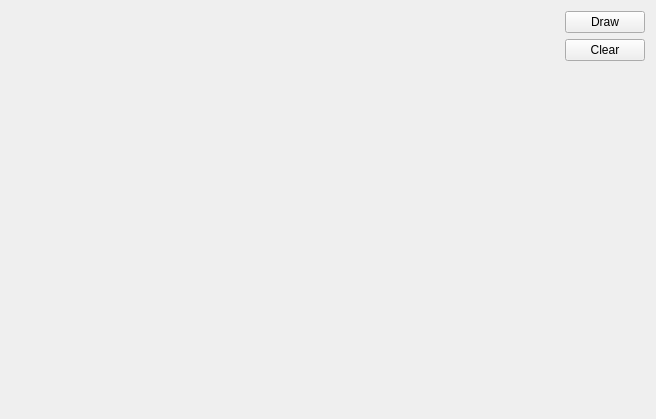
<?xml version="1.0" encoding="UTF-8"?>
<ui version="4.0">
 <class>MainWindow</class>
 <widget class="QMainWindow" name="MainWindow">
  <property name="geometry">
   <rect>
    <x>0</x>
    <y>0</y>
    <width>656</width>
    <height>419</height>
   </rect>
  </property>
  <property name="sizePolicy">
   <sizepolicy hsizetype="Preferred" vsizetype="Expanding">
    <horstretch>0</horstretch>
    <verstretch>0</verstretch>
   </sizepolicy>
  </property>
  <property name="windowTitle">
   <string>Newton Interpolation</string>
  </property>
  <widget class="QWidget" name="centralWidget">
   <property name="sizePolicy">
    <sizepolicy hsizetype="Expanding" vsizetype="Expanding">
     <horstretch>0</horstretch>
     <verstretch>0</verstretch>
    </sizepolicy>
   </property>
   <layout class="QGridLayout" name="gridLayout">
    <item row="1" column="1">
     <widget class="QPushButton" name="clearButton">
      <property name="text">
       <string>Clear</string>
      </property>
     </widget>
    </item>
    <item row="0" column="1">
     <widget class="QPushButton" name="drawButton">
      <property name="text">
       <string>Draw</string>
      </property>
     </widget>
    </item>
    <item row="2" column="1">
     <widget class="QLabel" name="dummyLabel">
      <property name="text">
       <string/>
      </property>
     </widget>
    </item>
    <item row="0" column="0" rowspan="3">
     <widget class="DrawArea" name="drawArea" native="true">
      <property name="sizePolicy">
       <sizepolicy hsizetype="Expanding" vsizetype="Expanding">
        <horstretch>0</horstretch>
        <verstretch>0</verstretch>
       </sizepolicy>
      </property>
     </widget>
    </item>
   </layout>
  </widget>
  <widget class="QMenuBar" name="menuBar">
   <property name="geometry">
    <rect>
     <x>0</x>
     <y>0</y>
     <width>656</width>
     <height>22</height>
    </rect>
   </property>
  </widget>
 </widget>
 <layoutdefault spacing="6" margin="11"/>
 <customwidgets>
  <customwidget>
   <class>DrawArea</class>
   <extends>QWidget</extends>
   <header location="global">drawarea.h</header>
   <container>1</container>
  </customwidget>
 </customwidgets>
 <resources/>
 <connections/>
</ui>
